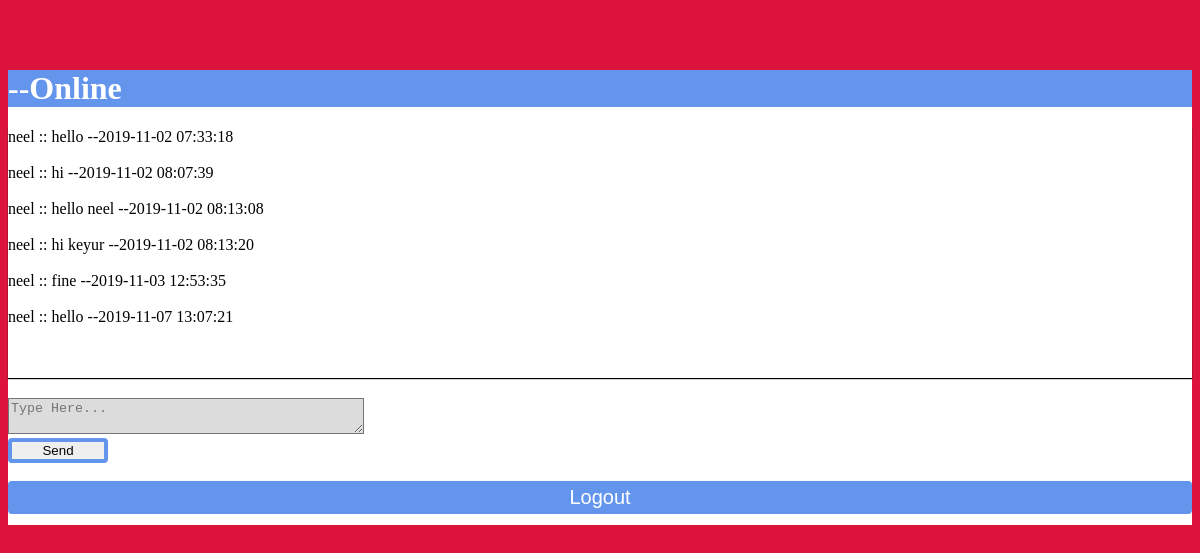
The app's page /home.php with its own data.
### tables this page shows
CREATE TABLE `posts` (
  `id` int(11) NOT NULL,
  `msg` varchar(216) NOT NULL,
  `name` varchar(64) NOT NULL,
  `date` timestamp NOT NULL DEFAULT current_timestamp()
);

### home.php (the view, shortened to what this page needs)
<?php
include('db.php');
?>
<!DOCTYPE html>
<html lang="en">
<head>
	<link rel="stylesheet" type="text/css" href="home.css">
</head>
<body>
	<div id="main">
		<h1 style="background-color: #6495ed;color: white;">
			--Online
		</h1>
		<div class="output">
			<?php
				$sql="SELECT * FROM posts";
				$result=$conn->query($sql);
				if($result->num_rows > 0) {
					while($row = $result->fetch_assoc()) {
						echo "" .$row["name"]." ".":: ".$row["msg"]." --".$row["date"]."<br>";
						echo "<br>";
					}
				}else{
					echo "0 results";
				}
			 ?>
		</div>
		<form method="post" action="send.php">
			<textarea name="msg" placeholder="Type Here..." class="form-control"></textarea><br>
			<input type="submit" name="send" value="Send">
		</form>
		<br>
		<form action="logout.php">
			<input type="submit" name="logout" value="Logout" style="width: 100%;background-color: #6495ed;color: white;font-size:20px;">
		</form>
	</div>
</body>
</html>

### home.css (style rules this page uses)
#main { height: 455px; background-color: white; margin-top: 70px; }
.output { background-color: white; box-shadow: 0px 1px 1px #000; height: 250px; margin-bottom: 20px; overflow: scroll; }
input[type=submit] { width: 100px; box-sizing: border-box; border:4px solid #6495ed; border-radius: 4px; }
textarea { background-color: #dcdcdc; width: 350px; }
body { background-color: #dc143c; }

### records on screen
posts: name "neel", msg "hello", date "2019-11-02 07:33:18"
posts: name "neel", msg "hi", date "2019-11-02 08:07:39"
posts: name "neel", msg "hello neel", date "2019-11-02 08:13:08"
posts: name "neel", msg "hi keyur", date "2019-11-02 08:13:20"
posts: name "neel", msg "fine", date "2019-11-03 12:53:35"
posts: name "neel", msg "hello", date "2019-11-07 13:07:21"
